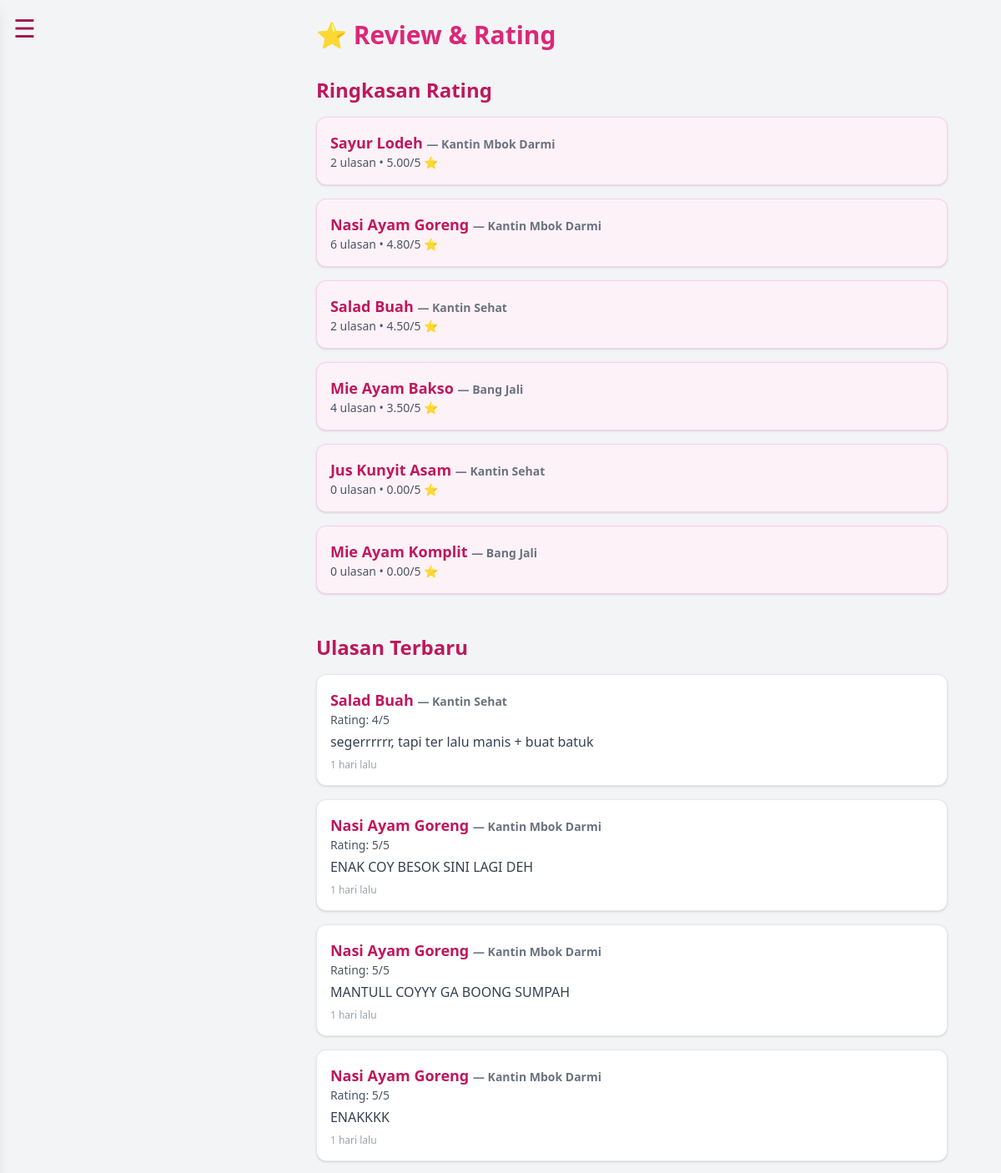
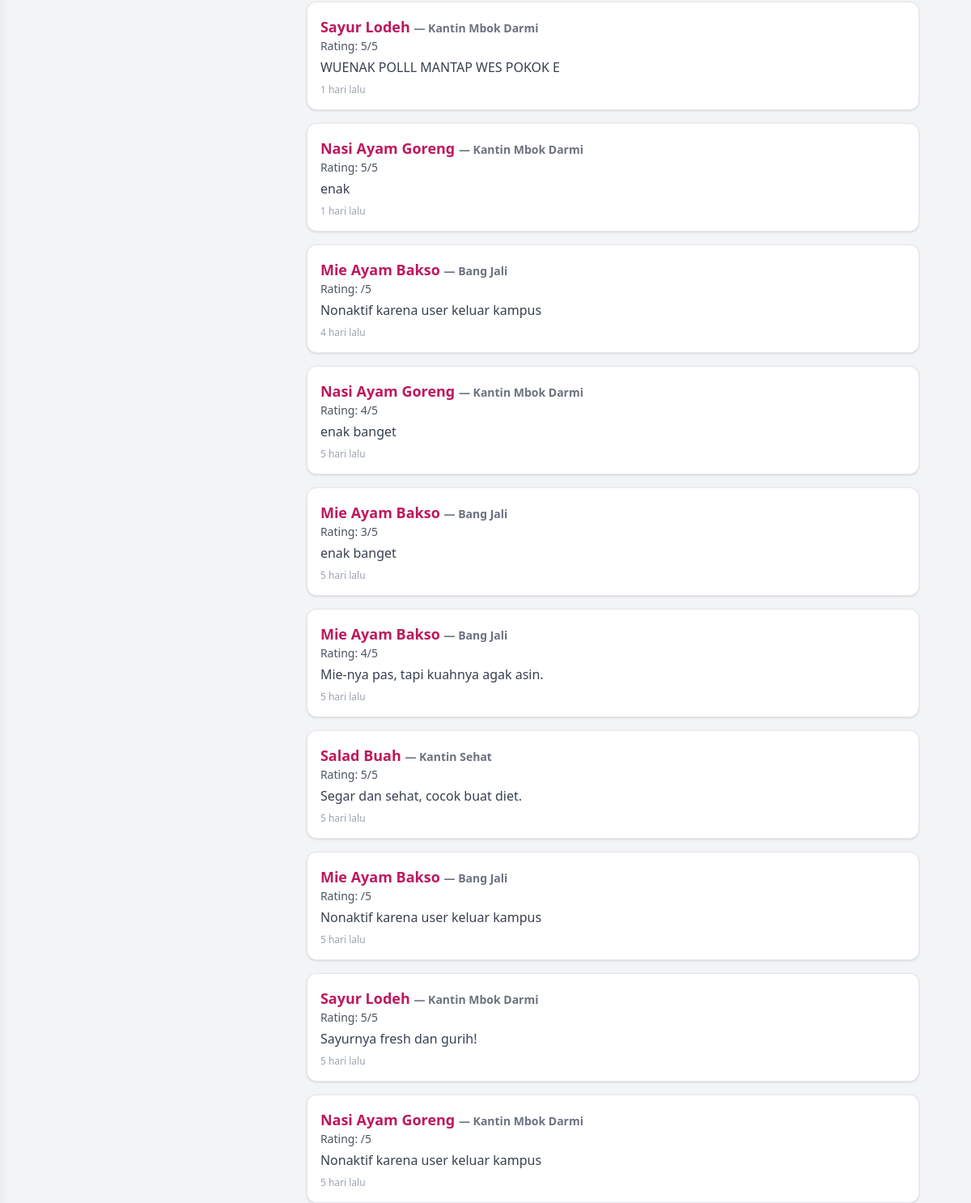
/review.php, run on the app's committed database (2 pictures, top to bottom).
### tables this page shows
CREATE TABLE `menus` (
  `id` int NOT NULL,
  `tenant_id` int NOT NULL,
  `nama_menu` varchar(100) NOT NULL,
  `harga` decimal(10,2) NOT NULL,
  PRIMARY KEY (`id`)
);

CREATE TABLE `tenant_kantin` (
  `id` int NOT NULL AUTO_INCREMENT,
  `nama` varchar(100) DEFAULT NULL,
  `deskripsi` text,
  `gambar` varchar(255) DEFAULT NULL,
  PRIMARY KEY (`id`)
);

CREATE TABLE `reviews` (
  `id` int NOT NULL AUTO_INCREMENT,
  `user_id` int NOT NULL,
  `menu_id` int NOT NULL,
  `rating` int DEFAULT NULL,
  `komentar` text,
  `tanggal` timestamp NULL DEFAULT CURRENT_TIMESTAMP,
  `created_at` timestamp NULL DEFAULT CURRENT_TIMESTAMP,
  `aktif` tinyint(1) DEFAULT '1',
  PRIMARY KEY (`id`)
);

### review.php (the view, shortened to what this page needs)
<?php
include 'koneksi.php';
include 'sidebar.php';
function timeAgo($datetime) {
    $diff = time() - strtotime($datetime);
    if ($diff < 604800)       return floor($diff/86400) . " hari lalu";
    return date('d M Y', strtotime($datetime));
}
$summary = mysqli_query($conn, "
  SELECT m.id AS menu_id, m.nama_menu,
         t.nama AS nama_tenant,
         COUNT(r.id) AS total_review,
         IFNULL(ROUND(AVG(r.rating),2),0) AS rata_rating
  FROM menus m
  JOIN tenant_kantin t ON t.id = m.tenant_id
  LEFT JOIN reviews r  ON r.menu_id = m.id
  GROUP BY m.id
  ORDER BY rata_rating DESC, total_review DESC
");
$reviews = mysqli_query($conn, "
  SELECT r.*, m.nama_menu, t.nama AS nama_tenant
  FROM reviews r
  JOIN menus m          ON m.id = r.menu_id
  JOIN tenant_kantin t  ON t.id = m.tenant_id
  ORDER BY r.tanggal DESC
");
?>
<!DOCTYPE html>
<html lang="en">
<head>
  <script src="https://cdn.tailwindcss.com"></script>
</head>
<body class="bg-gray-100 flex">
  <main id="mainContent"
        class="flex-1 transition-all duration-300 px-4 sm:px-8 lg:px-16 py-6">
    <h1 class="text-3xl font-bold text-pink-600 mb-8">⭐ Review & Rating</h1>
    <section class="mb-12">
      <h2 class="text-2xl font-semibold text-pink-700 mb-4">Ringkasan Rating</h2>
      <?php if (mysqli_num_rows($summary)): ?>
        <?php while ($s = mysqli_fetch_assoc($summary)): ?>
          <div class="bg-pink-50 border border-pink-200 rounded-xl shadow mb-4 p-4">
            <h3 class="text-lg font-bold text-pink-700">
              <?= htmlspecialchars($s['nama_menu']); ?>
              <span class="text-sm text-gray-500">— <?= htmlspecialchars($s['nama_tenant']); ?></span>
            </h3>
            <p class="text-sm text-gray-600">
              <?= $s['total_review']; ?> ulasan •
              <?= number_format($s['rata_rating'],2); ?>/5 ⭐
            </p>
          </div>
        <?php endwhile; ?>
      <?php else: ?>
        <p class="text-gray-600">Belum ada menu yang diulas.</p>
      <?php endif; ?>
    </section>
    <section>
      <h2 class="text-2xl font-semibold text-pink-700 mb-4">Ulasan Terbaru</h2>
      <?php if (mysqli_num_rows($reviews)): ?>
        <?php while ($rev = mysqli_fetch_assoc($reviews)): ?>
          <div class="bg-white border border-gray-200 rounded-xl shadow mb-4 p-4">
            <h3 class="text-lg font-semibold text-pink-700">
              <?= htmlspecialchars($rev['nama_menu']); ?>
              <span class="text-sm text-gray-500">— <?= htmlspecialchars($rev['nama_tenant']); ?></span>
            </h3>
            <p class="text-sm text-gray-600 mb-1">Rating: <?= $rev['rating']; ?>/5</p>
            <p class="text-gray-700 mb-2"><?= htmlspecialchars($rev['komentar']); ?></p>
            <p class="text-xs text-gray-400"><?= timeAgo($rev['tanggal']); ?></p>
          </div>
        <?php endwhile; ?>
      <?php else: ?>
        <p class="text-gray-600">Belum ada ulasan.</p>
      <?php endif; ?>
    </section>
  </main>
</body>
</html>

### sidebar.php (shortened to what this page needs)
<div class="p-4">
  <button id="toggleSidebar" class="text-3xl focus:outline-none text-pink-800">
    &#9776;
  </button>
</div>

### data on the page
menus: nama_menu "Sayur Lodeh", tenant_kantin.nama "Kantin Mbok Darmi", total_review "2", rata_rating "5.00"
menus: nama_menu "Nasi Ayam Goreng", tenant_kantin.nama "Kantin Mbok Darmi", total_review "6", rata_rating "4.80"
menus: nama_menu "Salad Buah", tenant_kantin.nama "Kantin Sehat", total_review "2", rata_rating "4.50"
menus: nama_menu "Mie Ayam Bakso", tenant_kantin.nama "Bang Jali", total_review "4", rata_rating "3.50"
menus: nama_menu "Jus Kunyit Asam", tenant_kantin.nama "Kantin Sehat", total_review "0", rata_rating "0.00"
menus: nama_menu "Mie Ayam Komplit", tenant_kantin.nama "Bang Jali", total_review "0", rata_rating "0.00"
reviews: menu.nama_menu "Salad Buah", tenant_kantin.nama "Kantin Sehat", rating "4", komentar "segerrrrrr, tapi ter lalu manis + buat batuk", tanggal "1 hari lalu"
reviews: menu.nama_menu "Nasi Ayam Goreng", tenant_kantin.nama "Kantin Mbok Darmi", rating "5", komentar "ENAK COY BESOK SINI LAGI DEH", tanggal "1 hari lalu"
reviews: menu.nama_menu "Nasi Ayam Goreng", tenant_kantin.nama "Kantin Mbok Darmi", rating "5", komentar "MANTULL COYYY GA BOONG SUMPAH", tanggal "1 hari lalu"
reviews: menu.nama_menu "Nasi Ayam Goreng", tenant_kantin.nama "Kantin Mbok Darmi", rating "5", komentar "ENAKKKK", tanggal "1 hari lalu"
reviews: menu.nama_menu "Sayur Lodeh", tenant_kantin.nama "Kantin Mbok Darmi", rating "5", komentar "WUENAK POLLL MANTAP WES POKOK E", tanggal "1 hari lalu"
reviews: menu.nama_menu "Nasi Ayam Goreng", tenant_kantin.nama "Kantin Mbok Darmi", rating "5", komentar "enak", tanggal "1 hari lalu"
reviews: menu.nama_menu "Mie Ayam Bakso", tenant_kantin.nama "Bang Jali", komentar "Nonaktif karena user keluar kampus", tanggal "4 hari lalu"
reviews: menu.nama_menu "Nasi Ayam Goreng", tenant_kantin.nama "Kantin Mbok Darmi", rating "4", komentar "enak banget", tanggal "5 hari lalu"
reviews: menu.nama_menu "Mie Ayam Bakso", tenant_kantin.nama "Bang Jali", rating "3", komentar "enak banget", tanggal "5 hari lalu"
reviews: menu.nama_menu "Mie Ayam Bakso", tenant_kantin.nama "Bang Jali", rating "4", komentar "Mie-nya pas, tapi kuahnya agak asin.", tanggal "5 hari lalu"
reviews: menu.nama_menu "Salad Buah", tenant_kantin.nama "Kantin Sehat", rating "5", komentar "Segar dan sehat, cocok buat diet.", tanggal "5 hari lalu"
reviews: menu.nama_menu "Mie Ayam Bakso", tenant_kantin.nama "Bang Jali", komentar "Nonaktif karena user keluar kampus", tanggal "5 hari lalu"
reviews: menu.nama_menu "Sayur Lodeh", tenant_kantin.nama "Kantin Mbok Darmi", rating "5", komentar "Sayurnya fresh dan gurih!", tanggal "5 hari lalu"
reviews: menu.nama_menu "Nasi Ayam Goreng", tenant_kantin.nama "Kantin Mbok Darmi", komentar "Nonaktif karena user keluar kampus", tanggal "5 hari lalu"
